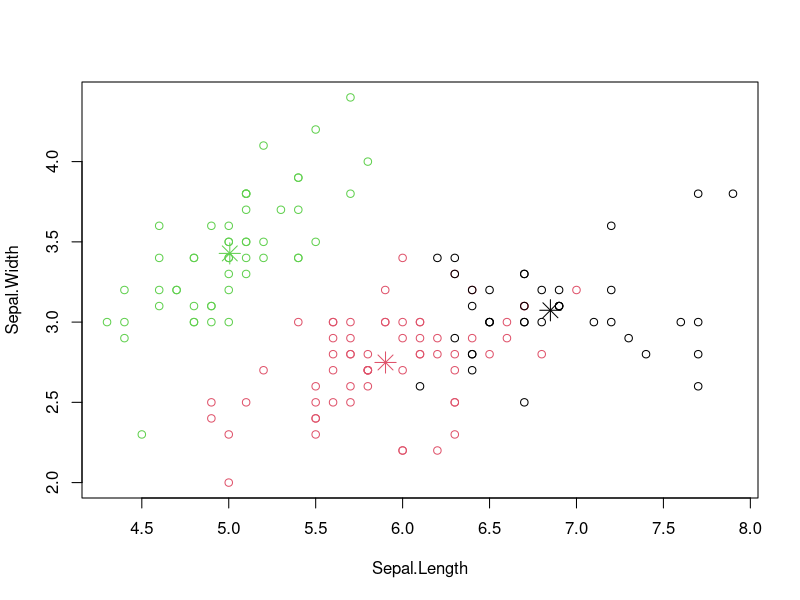
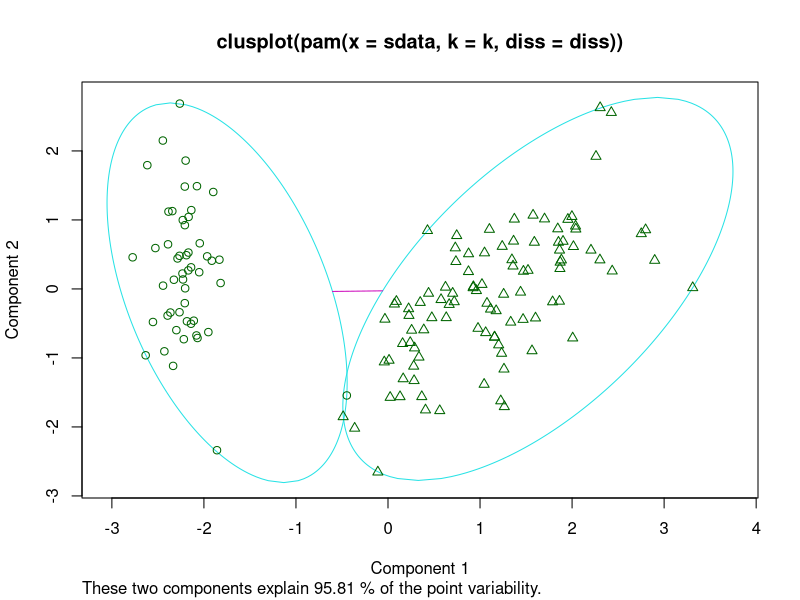
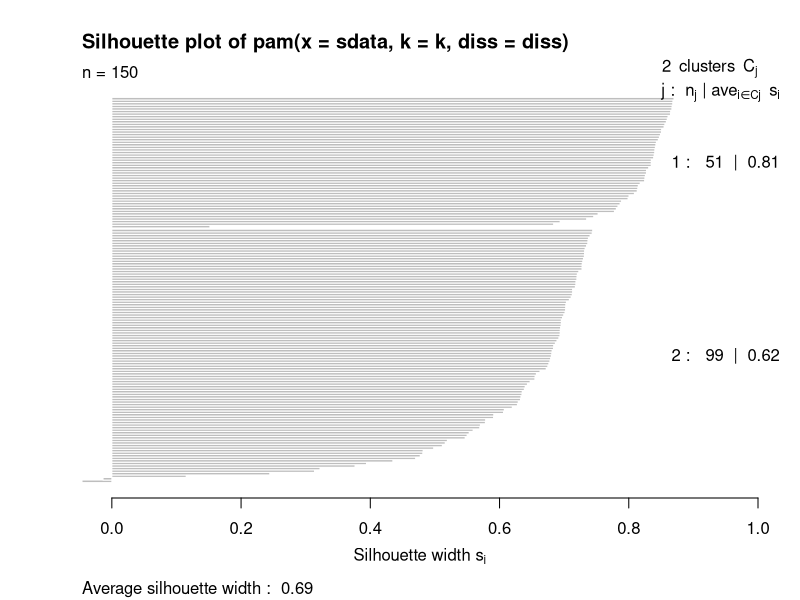
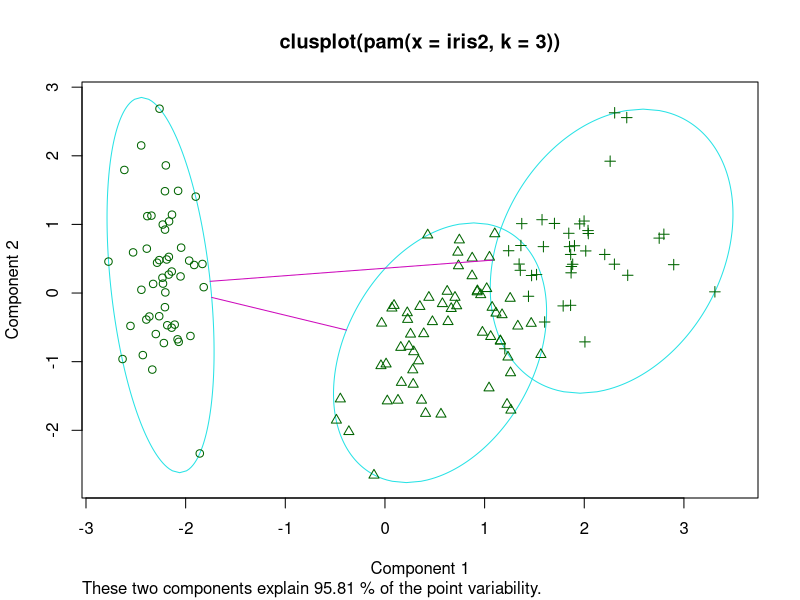
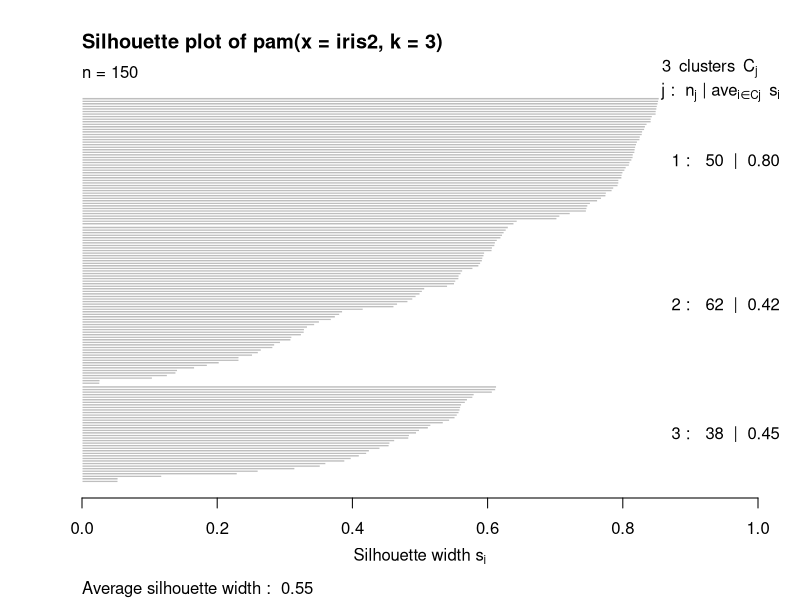
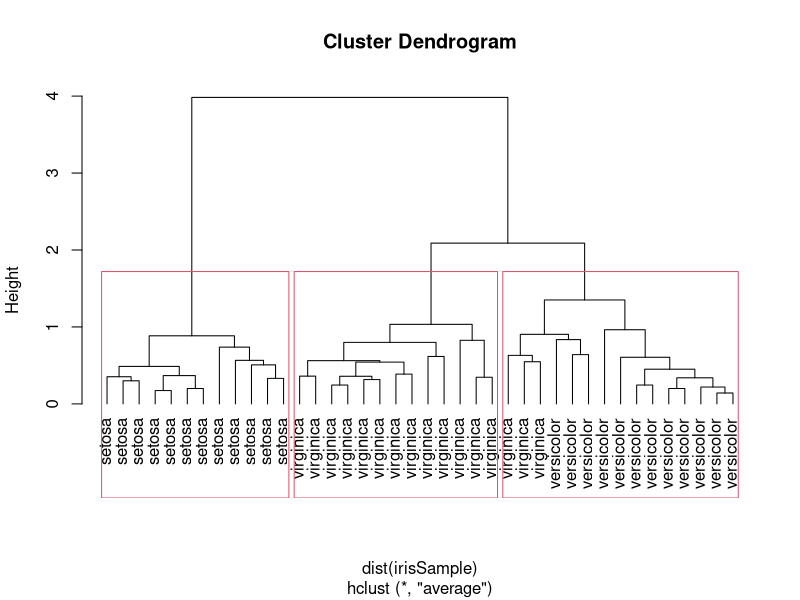
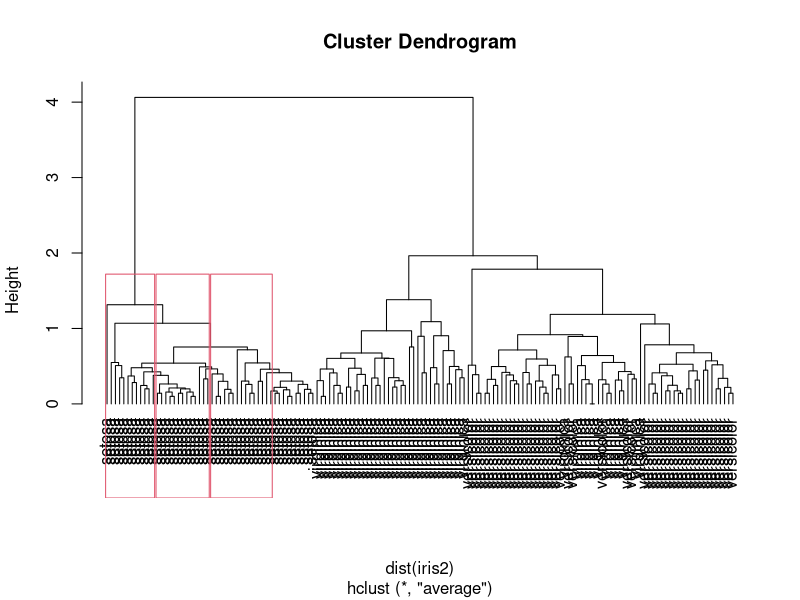
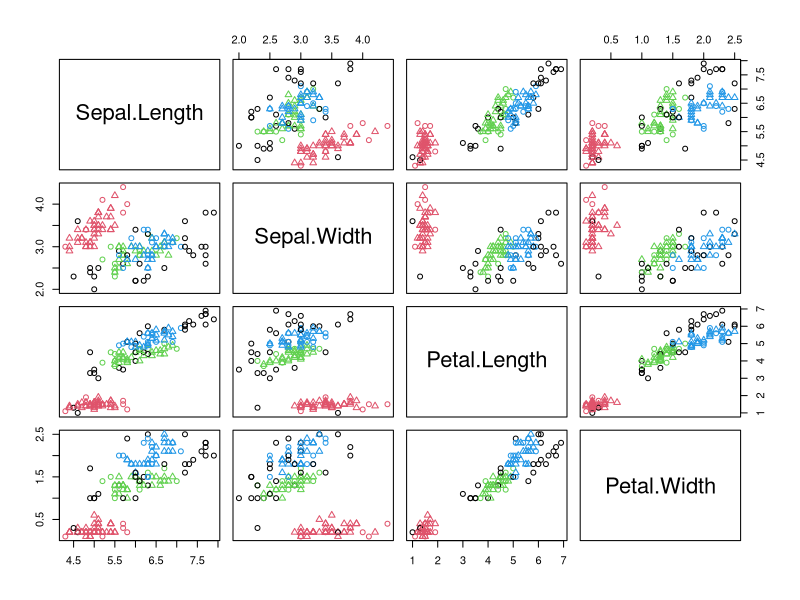

Generate these figures, in order, with R:
# Alexandre Lebas - Océane Deletrez 

iris2 <- iris
iris2$Species <- NULL
(kmeans.result <- kmeans(iris2, 3))

table(iris$Species, kmeans.result$cluster)

plot(iris2[c("Sepal.Length", "Sepal.Width")], col = kmeans.result$cluster)
points(kmeans.result$centers[,c("Sepal.Length", "Sepal.Width")], col = 1:3,
pch = 8, cex=2)

install.packages("fpc")

library(fpc)

pamk.result <- pamk(iris2)
pamk.result$nc

table(pamk.result$pamobject$clustering, iris$Species)

layout(matrix(c(1,2),1,2))
#plot(pamk.result$pamobject)
layout(matrix(1)) 

plot(pamk.result$pamobject)

install.packages("cluster")

library(cluster)

pam.result <- pam(iris2, 3)
table(pam.result$clustering, iris$Species)

layout(matrix(c(1,2),1,2))
#plot(pam.result)
layout(matrix(1))

plot(pam.result)

idx <- sample(1:dim(iris)[1], 40)
irisSample <- iris[idx,]
irisSample

irisSample$Species <- NULL
hc <- hclust(dist(irisSample), method="ave")

plot(hc, hang = -1, labels=iris$Species[idx])
rect.hclust(hc, k=3)
groups = cutree(hc, k=3)

hcFull <- hclust(dist(iris2), method="ave")

plot(hcFull, hang = -1, labels=iris$Species)
rect.hclust(hc, k=3)
groups <- cutree(hc, k=3)

 iris2 <- iris[-5] # remove class tags
iris2

 ds <- dbscan(iris2, eps=0.42, MinPts=5)
table(ds$cluster, iris$Species)

plot(ds, iris2)

plot(ds, iris2[c(1,4)])

plotcluster(iris2, ds$cluster)

set.seed(435)

idx <- sample(1:nrow(iris), 10)
newData <- iris[idx,-5]
newData <- newData + matrix(runif(10*4, min=0, max=0.2), nrow=10, ncol=4)
myPred <- predict(ds, iris2, newData)
plot(iris2[c(1,4)], col=1+ds$cluster)
points(newData[c(1,4)], pch="*", col=1+myPred, cex=3)
table(myPred, iris$Species[idx])
